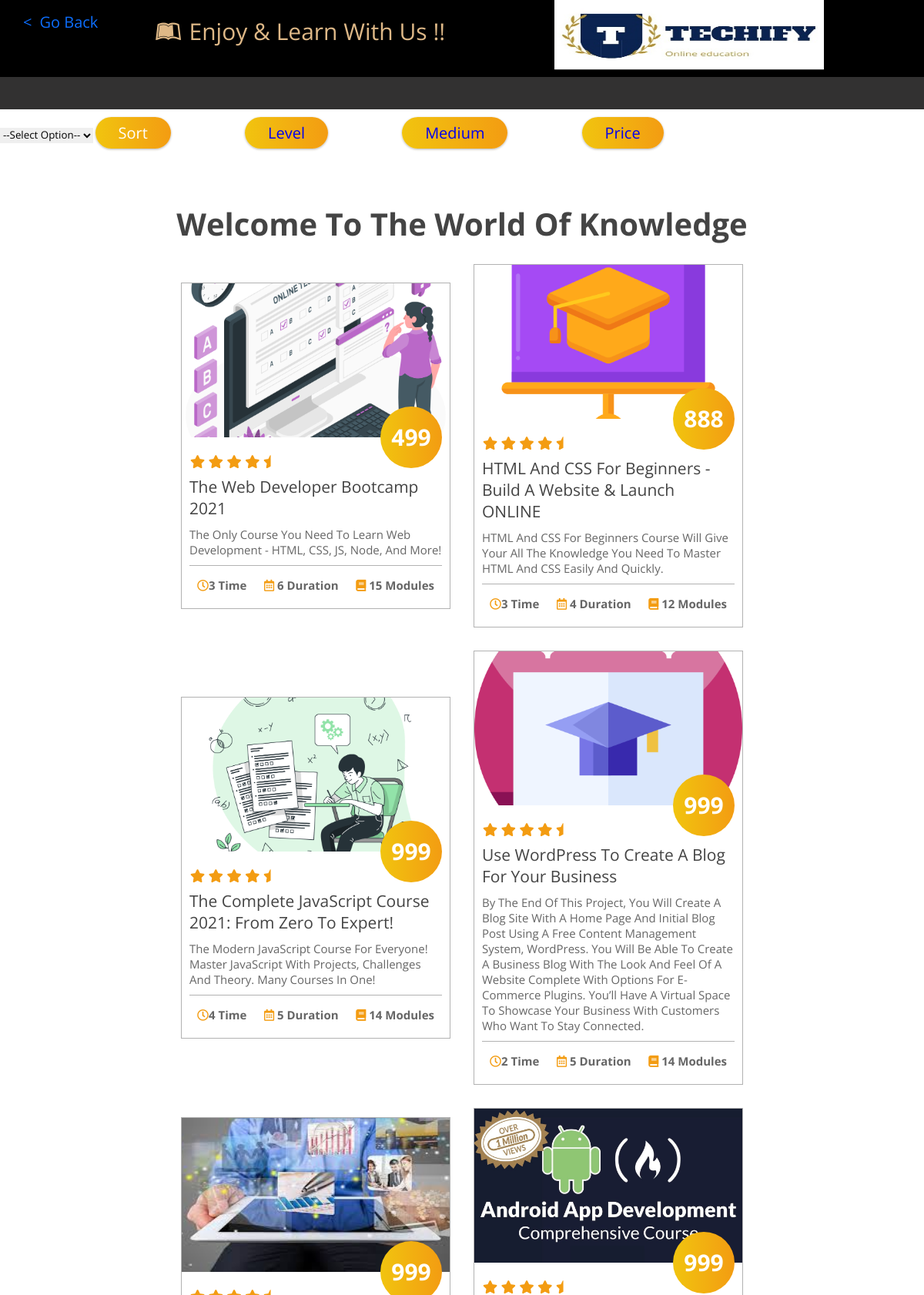
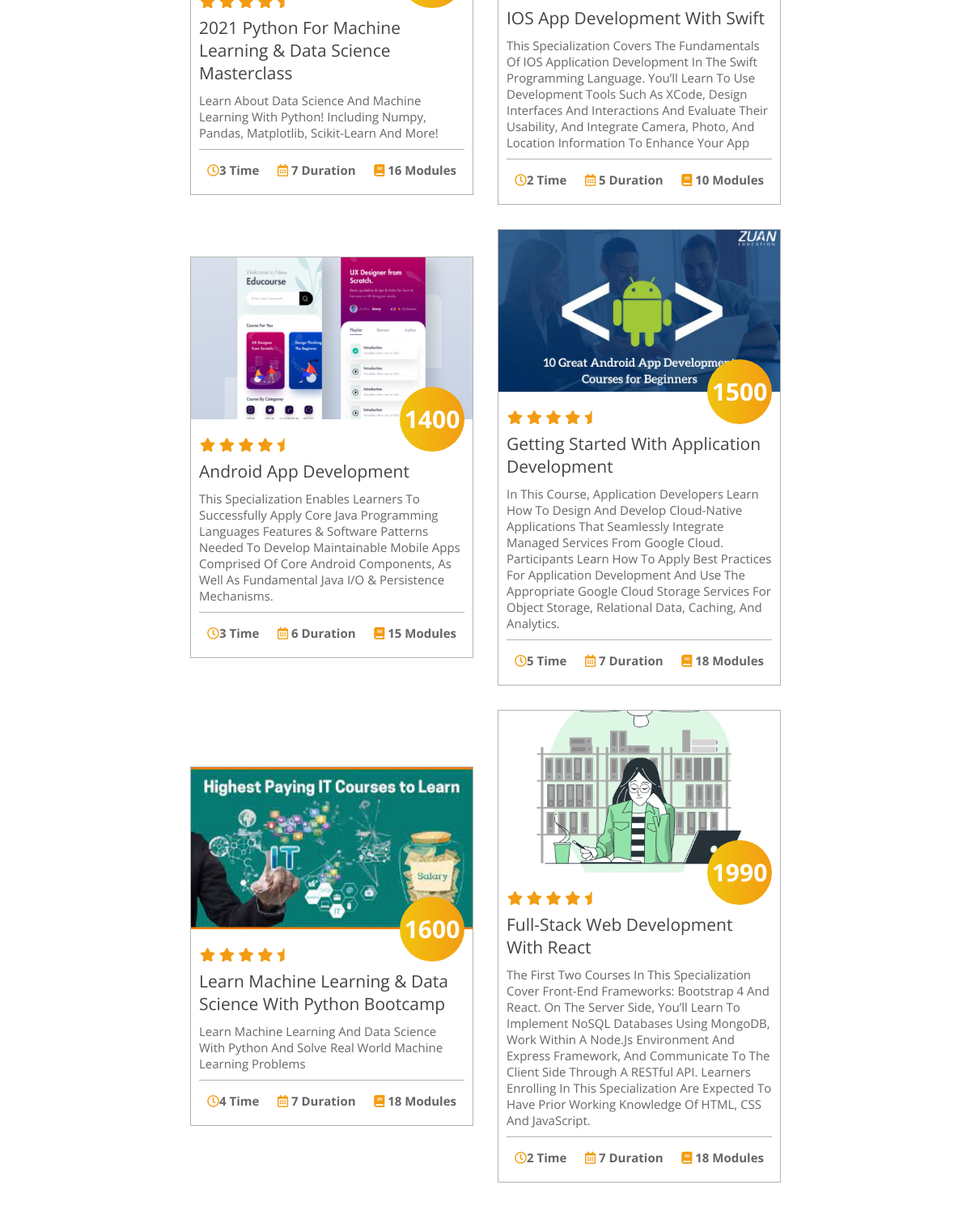
The app's page /category.php (upper part) with its own data (2 pictures, top to bottom).
### tables this page shows
CREATE TABLE itcourses (
  Course_id int auto_increment ,
  Course_Name varchar(100) NOT NULL,
  Description varchar(2000) NOT NULL,
  Time int(11) NOT NULL,
  Duration int(11) NOT NULL,
  Modules int(11) NOT NULL,
  Price int(11) NOT NULL,
  Category int(5) NOT NULL,
  Complexity varchar(20) NOT NULL,
  course_img varchar(50) NOT NULL,
  Medium varchar(50) NOT NULL,
  Learning varchar(1500) NOT NULL,
  Requirement varchar(500) NOT NULL,
  ins_id int not null,
  primary key(`Course_id`)
);

### category.php (the view, shortened to what this page needs)
<!DOCTYPE html>
<html lang="en">
<head>
  <link rel="stylesheet" href="https://cdnjs.cloudflare.com/ajax/libs/font-awesome/5.15.2/css/all.min.css">
  <link rel="stylesheet" href="DCSS/coursecatstyle.css">
</head>
<body>
  <div class="contain32">
    <div class="button">
      <a href="index.php">Go Back</a>
    </div>
    <div class="heading32">
      <?php
        echo '<p><i class="fab fa-leanpub"></i>Enjoy & Learn with us !!</p>';
      ?>
    </div>
    <div class="logoT32">
      <img src="Dimages/T.jpeg">
    </div>
  </div>
  <div class="course-category">
  </div>
</body>
<div class="container">
  <div class="row justify-content-center">
    <div class="col-md-12">
      <div class="card mt-5">
        <div class="card-body">
          <form action="" method="GET">
            <div class="row">
              <div class="col-md-5">
                <div class="input-group mb-3">
                  <select name="sort_numeric" class="form-control">
                    <option value="">--Select Option--</option>
                  </select>
                  <button type="submit" class="input-group-text btn btn-primary" id="basic-addon2">
                    Sort
                  </button>
                  <button type="submit" class="input-group-text btn btn-primary" id="basic-addon2">
                    <a href="Filter.php">Level</a>
                  </button>
                  <button type="submit" class="input-group-text btn btn-primary" id="basic-addon2">
                    <a href="medium.php">Medium</a>
                  </button>
                  <button type="submit" class="input-group-text btn btn-primary" id="basic-addon2">
                    <a href="price.php">Price</a>
                  </button>
                </div>
              </div>
            </div>
          </form>
        </div>
      </div>
      <section class="course" id="course">
        <h1 class="heading">Welcome to the World Of Knowledge</h1>
        <div class="box-container">
          <?php
          include "config.php";
          $sort_option = "";
          $sql = "SELECT itcourses.Course_id,itcourses.Course_Name,itcourses.Description,itcourses.Time,itcourses.Duration,itcourses.Modules,itcourses.Price,itcourses.course_img
                        FROM itcourses
                        LEFT JOIN category ON itcourses.category = category.category_id
                        ORDER BY Price $sort_option ";
          $result = mysqli_query($conn, $sql) or die("Query Failed.");
          if (mysqli_num_rows($result) > 0) {
            while ($row = mysqli_fetch_assoc($result)) {
          ?>
              <div class="box">
                <img src="admin/upload/<?php echo $row['course_img']; ?>" alt="">
                <h3 class="price"> <?php echo $row['Price']; ?></h3>
                <div class="content">
                  <div class="stars">
                    <i class="fas fa-star"></i>
                    <i class="fas fa-star"></i>
                    <i class="fas fa-star"></i>
                    <i class="fas fa-star"></i>
                    <i class="fas fa-star-half"></i>
                  </div>
                  <a href='coursedetail.php?id=<?php echo $row['Course_id']; ?>' class="title"><?php echo $row['Course_Name']; ?></a>
                  <p><?php echo $row['Description']; ?></p>
                  <div class="info">
                    <h3> <i class="far fa-clock"></i><?php echo $row['Time']; ?> Time </h3>
                    <h3> <i class="far fa-calendar-alt"></i> <?php echo $row['Duration']; ?> Duration </h3>
                    <h3> <i class="fas fa-book"></i> <?php echo $row['Modules']; ?> Modules </h3>
                  </div>
                </div>
              </div>
          <?php
            }
          } else {
            echo "<h2>No Record Found.</h2>";
          }
          ?>
        </div>
      </section>
      </body>
</html>
<?php
include 'footer.php';
?>

### DCSS/coursecatstyle.css (style rules this page uses)
:root { --gradient: linear-gradient(90deg, #f1c40f, #f39c12); }
* { font-family: 'Open Sans', sans-serif; margin: 0; padding: 0; box-sizing: border-box; border: none; outline: none; text-decoration: none; text-transform: capitalize; transition: all .2s linear; }
html { font-size: 62.5%; overflow-x: hidden; }
section { min-height: 100vh; padding: 1rem 7%; padding-top: 6rem; }
.btn { padding: .7rem 3rem; font-size: 2rem; color: #fff; background: var(--gradient); border-radius: 5rem; margin-top: 1rem; cursor: pointer; box-shadow: 0 .1rem .3rem rgba(0, 0, 0, .3); position: relative; overflow: hidden; z-index: 0; }
.btn::before { content: ''; position: absolute; top: -1rem; left: -100%; background: #fff9; height: 150%; width: 20%; transform: rotate(25deg); z-index: -1; }
.heading { color: #444; padding: 1rem; font-size: 4rem; text-align: center; }
.course .box-container { display: flex; align-items: center; justify-content: center; flex-wrap: wrap; }
.course .box-container .box { width: 35rem; border: .1rem solid rgba(0, 0, 0, .3); position: relative; margin: 1.5rem; }
.course .box-container .box img { height: 20rem; width: 100%; object-fit: cover; }
.course .box-container .box .content { padding: 1rem; }
.course .box-container .box .content .stars i { color: #f39c12; font-size: 1.7rem; padding: 1rem .1rem; }
.course .box-container .box .content .title { color: #444; font-size: 2.1rem; }
.course .box-container .box .content p { padding: 1rem 0; color: #666; font-size: 1.5rem; }
.course .box-container .box .content .info { display: flex; justify-content: space-between; align-items: center; padding-top: .5rem; border-top: .1rem solid rgba(0, 0, 0, .3); }
.course .box-container .box .content .info h3 { font-size: 1.5rem; padding: 1rem; color: #666; }
.course .box-container .box .content .info h3 i { color: #f39c12; }
.course .box-container .box .price { position: absolute; top: 16rem; right: 1rem; height: 8rem; width: 8rem; line-height: 8rem; text-align: center; border-radius: 50%; background: var(--gradient); color: #fff; font-size: 3rem; }

### category.php (style rules this page uses)
.contain32 { font-family: 'Poppins', sans-serif; height: 100px; background-color: black; width: 100%; }
.contain32 .button { float: left; width: 10%; margin-left: 30px; margin-top: 15px; background-color: black; }
.contain32 .button a { background-color: black; text-decoration: none; font-size: 20px; color: #0d6efd }
.contain32 .button a::before { content: '<'; margin-right: 10px; }
.contain32 .heading32 { text-align: center; float: left; width: 35%; margin-left: 30px; color: burlywood; background-color: black; font-family: 'Permanent Marker', cursive; }
.contain32 .heading32 p { margin-top: 20px; font-size: 30px; background-color: black; }
.contain32 .heading32 p i { margin-right: 10px; background-color: black; }
.contain32 .logoT32 { float: right; width: 40%; margin-top: 0px; background-color: black; }
.logoT32 img { height: 95px; width: 350px; transform: translateY(-5%); background-color: black; }
.course-category { display: flex; align-items: center; justify-content: space-evenly; font-size: x-large; font-weight: bolder; min-height: 42px; background-color: #323131; padding: 10px; }

### records on screen
itcourses: course_img (picture), Price "499", Course_Name "The Web Developer Bootcamp 2021", Description "The Only Course You Need To Learn Web Development - HTML, CSS, JS, Node, And More!", Time "3", Duration "6", Modules "15"
itcourses: course_img (picture), Price "888", Course_Name "HTML And CSS For Beginners - Build A Website & Launch ONLINE", Description "HTML And CSS For Beginners Course Will Give Your All The Knowledge You Need To Master HTML And CSS Easily And Quickly.", Time "3", Duration "4", Modules "12"
itcourses: course_img (picture), Price "999", Course_Name "The Complete JavaScript Course 2021: From Zero To Expert!", Description "The Modern JavaScript Course For Everyone! Master JavaScript With Projects, Challenges And Theory. Many Courses In One!", Time "4", Duration "5", Modules "14"
itcourses: course_img (picture), Price "999", Course_Name "Use WordPress To Create A Blog For Your Business", Description "By The End Of This Project, You Will Create A Blog Site With A Home Page And Initial Blog Post Using A Free Content Management System, WordPress. You Will Be Able To Create A Business Blog With The Look And Feel Of A Website Complete With Options For E-Commerce Plugins. You’ll Have A Virtual Space To Showcase Your Business With Customers Who Want To Stay Connected.", Time "2", Duration "5", Modules "14"
itcourses: course_img (picture), Price "999", Course_Name "2021 Python For Machine Learning & Data Science Masterclass", Description "Learn About Data Science And Machine Learning With Python! Including Numpy, Pandas, Matplotlib, Scikit-Learn And More!", Time "3", Duration "7", Modules "16"
itcourses: course_img (picture), Price "999", Course_Name "IOS App Development With Swift", Description "This Specialization Covers The Fundamentals Of IOS Application Development In The Swift Programming Language. You’ll Learn To Use Development Tools Such As XCode, Design Interfaces And Interactions And Evaluate Their Usability, And Integrate Camera, Photo, And Location Information To Enhance Your App", Time "2", Duration "5", Modules "10"
itcourses: course_img (picture), Price "1400", Course_Name "Android App Development", Description "This Specialization Enables Learners To Successfully Apply Core Java Programming Languages Features & Software Patterns Needed To Develop Maintainable Mobile Apps Comprised Of Core Android Components, As Well As Fundamental Java I/O & Persistence Mechanisms.", Time "3", Duration "6", Modules "15"
itcourses: course_img (picture), Price "1500", Course_Name "Getting Started With Application Development", Description "In This Course, Application Developers Learn How To Design And Develop Cloud-Native Applications That Seamlessly Integrate Managed Services From Google Cloud. Participants Learn How To Apply Best Practices For Application Development And Use The Appropriate Google Cloud Storage Services For Object Storage, Relational Data, Caching, And Analytics.", Time "5", Duration "7", Modules "18"
itcourses: course_img (picture), Price "1600", Course_Name "Learn Machine Learning & Data Science With Python Bootcamp", Description "Learn Machine Learning And Data Science With Python And Solve Real World Machine Learning Problems", Time "4", Duration "7", Modules "18"
itcourses: course_img (picture), Price "1990", Course_Name "Full-Stack Web Development With React", Description "The First Two Courses In This Specialization Cover Front-End Frameworks: Bootstrap 4 And React. On The Server Side, You’ll Learn To Implement NoSQL Databases Using MongoDB, Work Within A Node.js Environment And Express Framework, And Communicate To The Client Side Through A RESTful API. Learners Enrolling In This Specialization Are Expected To Have Prior Working Knowledge Of HTML, CSS And JavaScript.", Time "2", Duration "7", Modules "18"
